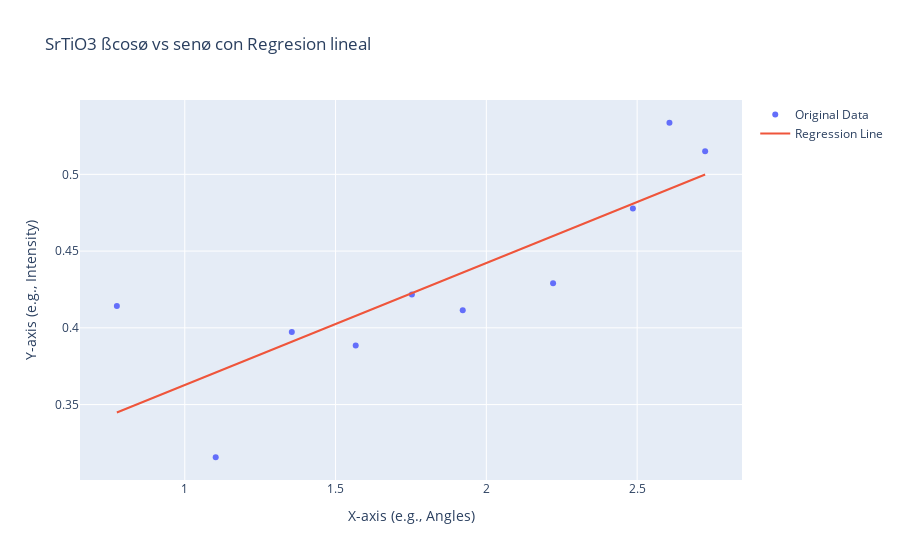

Notebook cell for this chart:
### Markdown cell above
## Regresión lineal de los datos

### Code cell
# Sample XRD data (replace this with your actual data)
x = np.array(sen_angulos_plot) # X-axis data (e.g., angles)
y = np.array(cos_angulos_plot)  # Y-axis data (e.g., intensity)

# Perform linear regression using NumPy
slope, intercept = np.polyfit(x, y, 1)  # 1 for linear regression

# Create the regression line using the slope and intercept
regression_line = slope * x + intercept

# Create a scatter plot with regression line using Plotly
fig = go.Figure()

# Plot the original data points
fig.add_trace(go.Scatter(x=x, y=y, mode='markers', name='Original Data'))

# Plot the regression line
fig.add_trace(go.Scatter(x=x, y=regression_line, mode='lines', name='Regression Line'))

# Add labels and title
fig.update_layout(
    title='SrTiO3 ßcosø vs senø con Regresion lineal',
    xaxis_title='X-axis (e.g., Angles)',
    yaxis_title='Y-axis (e.g., Intensity)'
)
equation = f'y = {slope}x + {intercept}'

# Calculate R-squared value
r_squared = r2_score(y, regression_line)
# Show the plot
fig.show()

display(Markdown(f'''
&nbsp;

<div align="center"> Ecuación obtenidad: {f'y = {slope}'}<b> x </b>+ {f'{intercept}'} </b></div>
<div align="center"> $R^2$= {r_squared} </b></div>

&nbsp;

'''))

### Figure 1 — Plotly figure (JSON) as saved in the notebook; plotly's stock layout.template omitted (floating-point values rounded to 4 significant figures)
{"data": [{"mode": "markers", "name": "Original Data", "type": "scatter", "x": [0.7748, 1.103, 1.355, 1.567, 1.753, 1.922, 2.221, 2.486, 2.607, 2.725], "y": [0.4142, 0.3157, 0.3972, 0.3885, 0.4217, 0.4114, 0.4291, 0.4778, 0.5336, 0.5151]}, {"mode": "lines", "name": "Regression Line", "type": "scatter", "x": [0.7748, 1.103, 1.355, 1.567, 1.753, 1.922, 2.221, 2.486, 2.607, 2.725], "y": [0.3449, 0.3709, 0.391, 0.4078, 0.4226, 0.436, 0.4598, 0.4809, 0.4905, 0.4999]}], "layout": {"autosize": true, "title": {"text": "SrTiO3 ßcosø vs senø con Regresion lineal"}, "xaxis": {"autorange": true, "range": [0.6559, 2.844], "title": {"text": "X-axis (e.g., Angles)"}, "type": "linear"}, "yaxis": {"autorange": true, "range": [0.2977, 0.5516], "title": {"text": "Y-axis (e.g., Intensity)"}, "type": "linear"}}}
